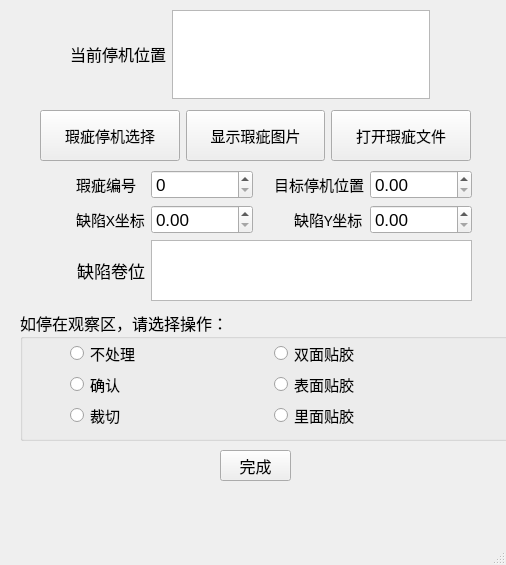
<?xml version="1.0" encoding="UTF-8"?>
<ui version="4.0">
 <class>DefectProcess</class>
 <widget class="QMainWindow" name="DefectProcess">
  <property name="geometry">
   <rect>
    <x>0</x>
    <y>0</y>
    <width>506</width>
    <height>565</height>
   </rect>
  </property>
  <property name="font">
   <font>
    <pointsize>13</pointsize>
   </font>
  </property>
  <property name="windowTitle">
   <string>缺陷处理</string>
  </property>
  <widget class="QWidget" name="centralwidget">
   <widget class="QPushButton" name="pushButton_4">
    <property name="geometry">
     <rect>
      <x>220</x>
      <y>450</y>
      <width>71</width>
      <height>31</height>
     </rect>
    </property>
    <property name="font">
     <font>
      <family>黑体</family>
      <pointsize>12</pointsize>
     </font>
    </property>
    <property name="text">
     <string>完成</string>
    </property>
    <property name="iconSize">
     <size>
      <width>23</width>
      <height>16</height>
     </size>
    </property>
   </widget>
   <widget class="QGroupBox" name="groupBox">
    <property name="geometry">
     <rect>
      <x>20</x>
      <y>310</y>
      <width>491</width>
      <height>131</height>
     </rect>
    </property>
    <property name="font">
     <font>
      <family>黑体</family>
      <pointsize>12</pointsize>
     </font>
    </property>
    <property name="title">
     <string>如停在观察区，请选择操作：</string>
    </property>
    <widget class="QWidget" name="layoutWidget">
     <property name="geometry">
      <rect>
       <x>50</x>
       <y>30</y>
       <width>401</width>
       <height>88</height>
      </rect>
     </property>
     <layout class="QGridLayout" name="gridLayout_2">
      <item row="1" column="1">
       <widget class="QRadioButton" name="radioButton_5">
        <property name="font">
         <font>
          <family>黑体</family>
          <pointsize>11</pointsize>
         </font>
        </property>
        <property name="text">
         <string>表面贴胶</string>
        </property>
       </widget>
      </item>
      <item row="2" column="1">
       <widget class="QRadioButton" name="radioButton_6">
        <property name="font">
         <font>
          <family>黑体</family>
          <pointsize>11</pointsize>
         </font>
        </property>
        <property name="text">
         <string>里面贴胶</string>
        </property>
       </widget>
      </item>
      <item row="1" column="0">
       <widget class="QRadioButton" name="radioButton_3">
        <property name="font">
         <font>
          <family>黑体</family>
          <pointsize>11</pointsize>
         </font>
        </property>
        <property name="text">
         <string>确认</string>
        </property>
       </widget>
      </item>
      <item row="0" column="1">
       <widget class="QRadioButton" name="radioButton_2">
        <property name="font">
         <font>
          <family>黑体</family>
          <pointsize>11</pointsize>
         </font>
        </property>
        <property name="text">
         <string>双面贴胶</string>
        </property>
       </widget>
      </item>
      <item row="2" column="0" alignment="Qt::AlignTop">
       <widget class="QRadioButton" name="radioButton_4">
        <property name="font">
         <font>
          <family>黑体</family>
          <pointsize>11</pointsize>
         </font>
        </property>
        <property name="text">
         <string>裁切</string>
        </property>
       </widget>
      </item>
      <item row="0" column="0">
       <widget class="QRadioButton" name="radioButton">
        <property name="font">
         <font>
          <family>黑体</family>
          <pointsize>11</pointsize>
         </font>
        </property>
        <property name="text">
         <string>不处理</string>
        </property>
       </widget>
      </item>
     </layout>
     <zorder>radioButton_2</zorder>
     <zorder>radioButton_3</zorder>
     <zorder>radioButton_5</zorder>
     <zorder>radioButton_6</zorder>
     <zorder>radioButton</zorder>
     <zorder>radioButton_4</zorder>
    </widget>
   </widget>
   <widget class="QWidget" name="layoutWidget">
    <property name="geometry">
     <rect>
      <x>70</x>
      <y>10</y>
      <width>360</width>
      <height>89</height>
     </rect>
    </property>
    <layout class="QHBoxLayout" name="horizontalLayout">
     <item>
      <widget class="QLabel" name="label">
       <property name="font">
        <font>
         <family>黑体</family>
         <pointsize>13</pointsize>
        </font>
       </property>
       <property name="text">
        <string>&lt;html&gt;&lt;head/&gt;&lt;body&gt;&lt;p&gt;&lt;span style=&quot; font-size:12pt;&quot;&gt;当前停机位置&lt;/span&gt;&lt;/p&gt;&lt;/body&gt;&lt;/html&gt;</string>
       </property>
      </widget>
     </item>
     <item>
      <widget class="QTextEdit" name="textEdit">
       <property name="font">
        <font>
         <family>黑体</family>
         <pointsize>20</pointsize>
        </font>
       </property>
       <property name="html">
        <string>&lt;!DOCTYPE HTML PUBLIC &quot;-//W3C//DTD HTML 4.0//EN&quot; &quot;http://www.w3.org/TR/REC-html40/strict.dtd&quot;&gt;
&lt;html&gt;&lt;head&gt;&lt;meta name=&quot;qrichtext&quot; content=&quot;1&quot; /&gt;&lt;style type=&quot;text/css&quot;&gt;
p, li { white-space: pre-wrap; }
&lt;/style&gt;&lt;/head&gt;&lt;body style=&quot; font-family:'黑体'; font-size:20pt; font-weight:400; font-style:normal;&quot;&gt;
&lt;p align=&quot;center&quot; style=&quot;-qt-paragraph-type:empty; margin-top:0px; margin-bottom:0px; margin-left:0px; margin-right:0px; -qt-block-indent:0; text-indent:0px;&quot;&gt;&lt;br /&gt;&lt;/p&gt;&lt;/body&gt;&lt;/html&gt;</string>
       </property>
      </widget>
     </item>
    </layout>
   </widget>
   <widget class="QWidget" name="layoutWidget">
    <property name="geometry">
     <rect>
      <x>40</x>
      <y>110</y>
      <width>431</width>
      <height>51</height>
     </rect>
    </property>
    <layout class="QHBoxLayout" name="horizontalLayout_2">
     <item>
      <widget class="QPushButton" name="pushButton">
       <property name="sizePolicy">
        <sizepolicy hsizetype="Minimum" vsizetype="Expanding">
         <horstretch>0</horstretch>
         <verstretch>0</verstretch>
        </sizepolicy>
       </property>
       <property name="font">
        <font>
         <family>黑体</family>
         <pointsize>11</pointsize>
        </font>
       </property>
       <property name="text">
        <string>瑕疵停机选择</string>
       </property>
       <property name="iconSize">
        <size>
         <width>23</width>
         <height>16</height>
        </size>
       </property>
      </widget>
     </item>
     <item>
      <widget class="QPushButton" name="pushButton_2">
       <property name="sizePolicy">
        <sizepolicy hsizetype="Minimum" vsizetype="Expanding">
         <horstretch>0</horstretch>
         <verstretch>0</verstretch>
        </sizepolicy>
       </property>
       <property name="font">
        <font>
         <family>黑体</family>
         <pointsize>11</pointsize>
        </font>
       </property>
       <property name="text">
        <string>显示瑕疵图片</string>
       </property>
       <property name="iconSize">
        <size>
         <width>23</width>
         <height>16</height>
        </size>
       </property>
      </widget>
     </item>
     <item>
      <widget class="QPushButton" name="pushButton_3">
       <property name="sizePolicy">
        <sizepolicy hsizetype="Minimum" vsizetype="Expanding">
         <horstretch>0</horstretch>
         <verstretch>0</verstretch>
        </sizepolicy>
       </property>
       <property name="font">
        <font>
         <family>黑体</family>
         <pointsize>11</pointsize>
        </font>
       </property>
       <property name="text">
        <string>打开瑕疵文件</string>
       </property>
       <property name="iconSize">
        <size>
         <width>23</width>
         <height>16</height>
        </size>
       </property>
      </widget>
     </item>
    </layout>
   </widget>
   <widget class="QWidget" name="layoutWidget">
    <property name="geometry">
     <rect>
      <x>31</x>
      <y>170</y>
      <width>441</width>
      <height>131</height>
     </rect>
    </property>
    <layout class="QGridLayout" name="gridLayout">
     <item row="0" column="0">
      <widget class="QLabel" name="label_2">
       <property name="font">
        <font>
         <family>黑体</family>
         <pointsize>11</pointsize>
        </font>
       </property>
       <property name="text">
        <string>&lt;html&gt;&lt;head/&gt;&lt;body&gt;&lt;p&gt;瑕疵编号&lt;/p&gt;&lt;/body&gt;&lt;/html&gt;</string>
       </property>
       <property name="indent">
        <number>45</number>
       </property>
      </widget>
     </item>
     <item row="0" column="1">
      <widget class="QSpinBox" name="spinBox"/>
     </item>
     <item row="0" column="2">
      <widget class="QLabel" name="label_4">
       <property name="font">
        <font>
         <family>黑体</family>
         <pointsize>11</pointsize>
        </font>
       </property>
       <property name="text">
        <string>&lt;html&gt;&lt;head/&gt;&lt;body&gt;&lt;p&gt;目标停机位置&lt;/p&gt;&lt;/body&gt;&lt;/html&gt;</string>
       </property>
       <property name="indent">
        <number>15</number>
       </property>
      </widget>
     </item>
     <item row="0" column="3">
      <widget class="QDoubleSpinBox" name="doubleSpinBox"/>
     </item>
     <item row="1" column="0">
      <widget class="QLabel" name="label_3">
       <property name="font">
        <font>
         <family>黑体</family>
         <pointsize>11</pointsize>
        </font>
       </property>
       <property name="text">
        <string>&lt;html&gt;&lt;head/&gt;&lt;body&gt;&lt;p&gt;缺陷X坐标&lt;/p&gt;&lt;/body&gt;&lt;/html&gt;</string>
       </property>
       <property name="indent">
        <number>45</number>
       </property>
      </widget>
     </item>
     <item row="1" column="1">
      <widget class="QDoubleSpinBox" name="doubleSpinBox_3"/>
     </item>
     <item row="1" column="2">
      <widget class="QLabel" name="label_5">
       <property name="font">
        <font>
         <family>黑体</family>
         <pointsize>11</pointsize>
        </font>
       </property>
       <property name="text">
        <string>&lt;html&gt;&lt;head/&gt;&lt;body&gt;&lt;p&gt;缺陷Y坐标&lt;/p&gt;&lt;/body&gt;&lt;/html&gt;</string>
       </property>
       <property name="indent">
        <number>35</number>
       </property>
      </widget>
     </item>
     <item row="1" column="3">
      <widget class="QDoubleSpinBox" name="doubleSpinBox_2"/>
     </item>
     <item row="2" column="0">
      <widget class="QLabel" name="label_6">
       <property name="font">
        <font>
         <family>黑体</family>
         <pointsize>13</pointsize>
        </font>
       </property>
       <property name="tabletTracking">
        <bool>true</bool>
       </property>
       <property name="layoutDirection">
        <enum>Qt::LeftToRight</enum>
       </property>
       <property name="text">
        <string>&lt;html&gt;&lt;head/&gt;&lt;body&gt;&lt;p&gt;          缺陷卷位&lt;/p&gt;&lt;/body&gt;&lt;/html&gt;</string>
       </property>
       <property name="textFormat">
        <enum>Qt::RichText</enum>
       </property>
       <property name="alignment">
        <set>Qt::AlignRight|Qt::AlignTrailing|Qt::AlignVCenter</set>
       </property>
      </widget>
     </item>
     <item row="2" column="1" colspan="3">
      <widget class="QTextEdit" name="textEdit_2">
       <property name="font">
        <font>
         <family>黑体</family>
         <pointsize>20</pointsize>
        </font>
       </property>
       <property name="html">
        <string>&lt;!DOCTYPE HTML PUBLIC &quot;-//W3C//DTD HTML 4.0//EN&quot; &quot;http://www.w3.org/TR/REC-html40/strict.dtd&quot;&gt;
&lt;html&gt;&lt;head&gt;&lt;meta name=&quot;qrichtext&quot; content=&quot;1&quot; /&gt;&lt;style type=&quot;text/css&quot;&gt;
p, li { white-space: pre-wrap; }
&lt;/style&gt;&lt;/head&gt;&lt;body style=&quot; font-family:'黑体'; font-size:20pt; font-weight:400; font-style:normal;&quot;&gt;
&lt;p align=&quot;center&quot; style=&quot;-qt-paragraph-type:empty; margin-top:0px; margin-bottom:0px; margin-left:0px; margin-right:0px; -qt-block-indent:0; text-indent:0px;&quot;&gt;&lt;br /&gt;&lt;/p&gt;&lt;/body&gt;&lt;/html&gt;</string>
       </property>
      </widget>
     </item>
    </layout>
   </widget>
  </widget>
  <widget class="QMenuBar" name="menubar">
   <property name="geometry">
    <rect>
     <x>0</x>
     <y>0</y>
     <width>506</width>
     <height>29</height>
    </rect>
   </property>
  </widget>
  <widget class="QStatusBar" name="statusbar"/>
 </widget>
 <resources/>
 <connections>
  <connection>
   <sender>pushButton_4</sender>
   <signal>clicked()</signal>
   <receiver>DefectProcess</receiver>
   <slot>close()</slot>
   <hints>
    <hint type="sourcelabel">
     <x>243</x>
     <y>304</y>
    </hint>
    <hint type="destinationlabel">
     <x>386</x>
     <y>306</y>
    </hint>
   </hints>
  </connection>
 </connections>
</ui>
